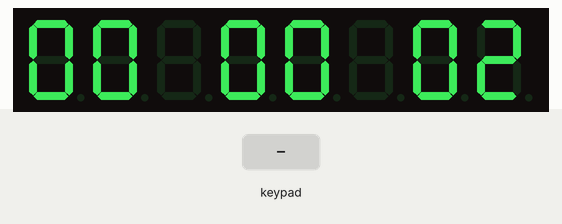
Simulated run of this sketch. Board: Arduino Uno, built with avr-gcc and run on an emulated ATmega328P. Shown: 8-digit seven-segment display. Wiring (inferred from the names in the program): TM1638 display and keys: STB pin 7; clock pin 9; DIO pin 8. The test bench sets the inputs (shaded band).

Above: at 1.2 s.
1.3 s: key '1' pressed
At 2.18 s:
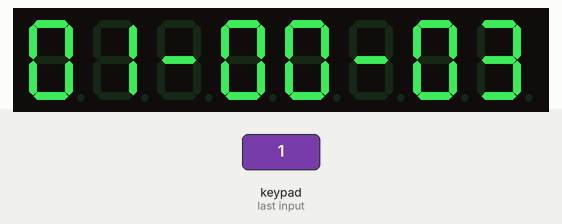
2.8 s: keypad keys 1 2 pressed 0.4 s apart
At 3.43 s:
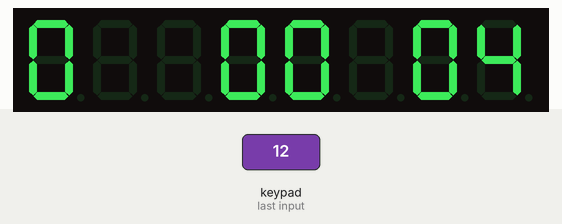
5.1 s: key '2' pressed
At 5.69 s:
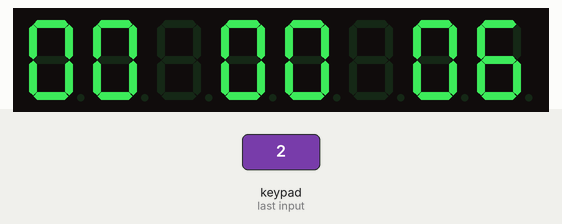
6.6 s: key '4' pressed
At 7.2 s:
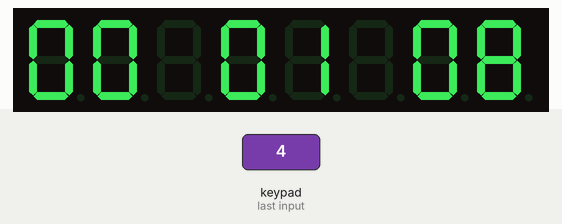
9.6 s: keypad keys 2 5 pressed 0.4 s apart
At 13.8 s:
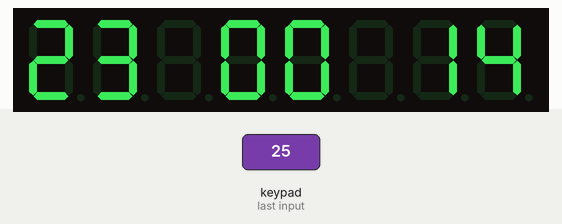
Timing chart, 0 to 15.3 s (numbered marks = the images above; inputs shaded):
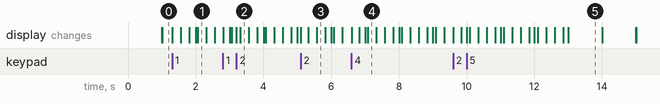

Measured:
- after the input at 1.3 s, the display: first changes at once (image 1 shows a later state)
- what the display in image 5 shows lasts 1.0 s, from 13.0 s to 14.0 s

The sketch:

code_check5.ino
```cpp
const int strobe = 7;
const int clock = 9;
const int data = 8;

// Global variables for timekeeping
volatile uint8_t hours = 0;
volatile uint8_t minutes = 0;
volatile uint8_t seconds = 0;

volatile bool blinkDash = false; // Flag to toggle the '-' symbol
volatile bool showDigit = true;  // Flag to toggle digit blinking

unsigned long lastBlinkTime = 0; // Variable to track the last blink time
const unsigned long blinkInterval = 250; // Interval for blinking (0.5 seconds)

unsigned long lastButtonPress = 0;
bool buttonPressed = false;
uint8_t blinkingDigit = 0; // Position of the digit to blink

// Function to send command to TM1638
void sendCommand(uint8_t value) {
  digitalWrite(strobe, LOW);
  shiftOut(data, clock, LSBFIRST, value);
  digitalWrite(strobe, HIGH);
}

// Function to read buttons from TM1638
uint8_t readTM1638_Buttons(void) {
  uint8_t buttons = 0;
  digitalWrite(strobe, LOW);
  shiftOut(data, clock, LSBFIRST, 0x42);

  pinMode(data, INPUT);

  for (uint8_t i = 0; i < 4; i++) {
    buttons |= shiftIn(data, clock, LSBFIRST) << i;
  }

  pinMode(data, OUTPUT);
  digitalWrite(strobe, HIGH);
  return buttons;
}

// Function to reset TM1638
void reset() {
  sendCommand(0x40); // Set auto-increment mode
  digitalWrite(strobe, LOW);
  shiftOut(data, clock, LSBFIRST, 0xc0);   // Set starting address to 0
  for (uint8_t i = 0; i < 16; i++) {
    shiftOut(data, clock, LSBFIRST, 0x00); // Clear display
  }
  digitalWrite(strobe, HIGH);
}

// Function to display a digit on TM1638
void displayDigit(uint8_t digit, uint8_t position) {
  sendCommand(0x44); // Set single address mode
  digitalWrite(strobe, LOW);
  shiftOut(data, clock, LSBFIRST, 0xc0 + (position << 1));
  shiftOut(data, clock, LSBFIRST, digit);
  digitalWrite(strobe, HIGH);
}

// Function to display time on TM1638
void displayTime(uint8_t hours, uint8_t minutes, uint8_t seconds) {
  uint8_t digitPatterns[] = {
    0x3F, // 0
    0x06, // 1
    0x5B, // 2
    0x4F, // 3
    0x66, // 4
    0x6D, // 5
    0x7D, // 6
    0x07, // 7
    0x7F, // 8
    0x6F  // 9
  };

  uint8_t h1 = digitPatterns[hours / 10];
  uint8_t h2 = digitPatterns[hours % 10];
  uint8_t m1 = digitPatterns[minutes / 10];
  uint8_t m2 = digitPatterns[minutes % 10];
  uint8_t s1 = digitPatterns[seconds / 10];
  uint8_t s2 = digitPatterns[seconds % 10];

  // Display the time with optional blinking
  if (blinkingDigit == 0) {
    displayDigit(showDigit ? h1 : 0x00, 0);
  } else {
    displayDigit(h1, 0);
  }

  if (blinkingDigit == 1) {
    displayDigit(showDigit ? h2 : 0x00, 1);
  } else {
    displayDigit(h2, 1);
  }

  displayDigit(blinkDash ? 0x40 : 0x00, 2); // Display '-' between hours and minutes

  if (blinkingDigit == 3) {
    displayDigit(showDigit ? m1 : 0x00, 3);
  } else {
    displayDigit(m1, 3);
  }

  if (blinkingDigit == 4) {
    displayDigit(showDigit ? m2 : 0x00, 4);
  } else {
    displayDigit(m2, 4);
  }

  displayDigit(blinkDash ? 0x40 : 0x00, 5); // Display '-' between minutes and seconds

  if (blinkingDigit == 6) {
    displayDigit(showDigit ? s1 : 0x00, 6);
  } else {
    displayDigit(s1, 6);
  }

  if (blinkingDigit == 7) {
    displayDigit(showDigit ? s2 : 0x00, 7);
  } else {
    displayDigit(s2, 7);
  }
}

void setup() {
  pinMode(strobe, OUTPUT);
  pinMode(clock, OUTPUT);
  pinMode(data, OUTPUT);

  sendCommand(0x8F);  // Activate and set brightness
  reset();

  // Configure Timer1 for 1Hz increments (1 second)
  noInterrupts();           // Disable all interrupts
  TCCR1A = 0;              // Clear Timer1 Control Register A
  TCCR1B = 0;              // Clear Timer1 Control Register B
  TCNT1  = 0;              // Initialize counter value to 0
  OCR1A = 15624;           // Set compare match register
  TCCR1B |= (1 << WGM12);  // Configure Timer1 for CTC mode
  TCCR1B |= (1 << CS12) | (1 << CS10); // Set prescaler to 1024
  TIMSK1 |= (1 << OCIE1A); // Enable Timer1 compare interrupt
  interrupts();            // Enable all interrupts
}

ISR(TIMER1_COMPA_vect) {
  // Timer1 interrupt service routine for timekeeping
  seconds++;
  if (seconds >= 60) {
    seconds = 0;
    minutes++;
    if (minutes >= 60) {
      minutes = 0;
      hours++;
      if (hours >= 24) {
        hours = 0;
      }
    }
  }
  blinkDash = !blinkDash; // Toggle the '-' symbol
  // No need to call displayTime() here
}

void loop() {
  static unsigned long lastButtonDebounceTime = 0;
  uint8_t buttons = readTM1638_Buttons();
  unsigned long currentTime = millis();

  // Handle button presses
  if (buttons & 0x01) { // Check if S1 is pressed
    if (currentTime - lastButtonDebounceTime > 200) { // Debounce delay
      hours = (hours + 1) % 24;
      lastButtonPress = currentTime;
      buttonPressed = true;
      blinkingDigit = 0;
      lastButtonDebounceTime = currentTime;
    }
  }
  if (buttons & 0x02) { // Check if S2 is pressed
    if (currentTime - lastButtonDebounceTime > 200) { // Debounce delay
      hours = (hours == 0) ? 23 : hours - 1;
      lastButtonPress = currentTime;
      buttonPressed = true;
      blinkingDigit = 1;
      lastButtonDebounceTime = currentTime;
    }
  }
  if (buttons & 0x08) { // Check if S4 is pressed
    if (currentTime - lastButtonDebounceTime > 200) { // Debounce delay
      minutes = (minutes + 1) % 60;
      lastButtonPress = currentTime;
      buttonPressed = true;
      blinkingDigit = 3;
      lastButtonDebounceTime = currentTime;
    }
  }
  if (buttons & 0x10) { // Check if S5 is pressed
    if (currentTime - lastButtonDebounceTime > 200) { // Debounce delay
      minutes = (minutes == 0) ? 59 : minutes - 1;
      lastButtonPress = currentTime;
      buttonPressed = true;
      blinkingDigit = 4;
      lastButtonDebounceTime = currentTime;
    }
  }
  if (buttons & 0x40) { // Check if S7 is pressed
    if (currentTime - lastButtonDebounceTime > 200) { // Debounce delay
      seconds = 59;
      lastButtonPress = currentTime;
      buttonPressed = true;
      blinkingDigit = 6;
      lastButtonDebounceTime = currentTime;
    }
  }
  if (buttons & 0x80) { // Check if S8 is pressed
    if (currentTime - lastButtonDebounceTime > 200) { // Debounce delay
      seconds = 0;
      lastButtonPress = currentTime;
      buttonPressed = true;
      blinkingDigit = 7;
      lastButtonDebounceTime = currentTime;
    }
  }

  // Handle blinking of digits
  if (buttonPressed && (currentTime - lastButtonPress < 3000)) {
    if (currentTime - lastBlinkTime >= blinkInterval) {
      showDigit = !showDigit; // Toggle the digit blinking
      lastBlinkTime = currentTime;
    }
  } else {
    buttonPressed = false;  // Stop blinking digit after 3 seconds
    showDigit = true;       // Ensure the digit is shown
  }

  displayTime(hours, minutes, seconds); // Update display
}
```
